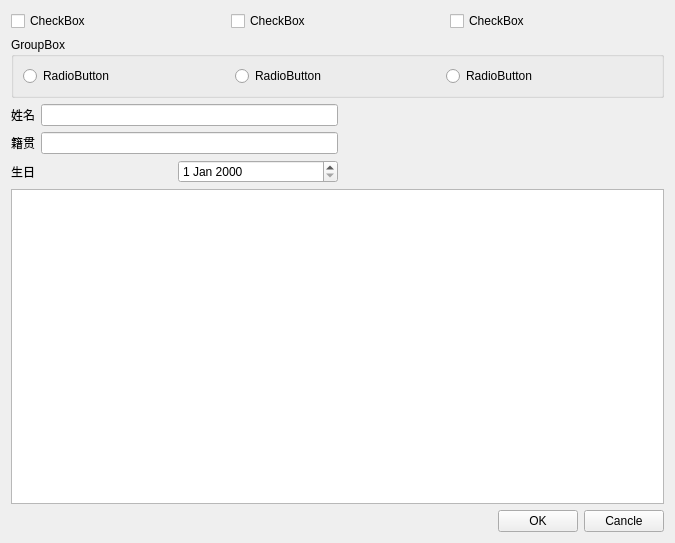
<?xml version="1.0" encoding="UTF-8"?>
<ui version="4.0">
 <class>Widget</class>
 <widget class="QWidget" name="Widget">
  <property name="geometry">
   <rect>
    <x>0</x>
    <y>0</y>
    <width>675</width>
    <height>543</height>
   </rect>
  </property>
  <property name="windowTitle">
   <string>Widget</string>
  </property>
  <layout class="QGridLayout" name="gridLayout">
   <item row="3" column="0">
    <widget class="QTextEdit" name="textEdit">
     <property name="minimumSize">
      <size>
       <width>200</width>
       <height>200</height>
      </size>
     </property>
     <property name="maximumSize">
      <size>
       <width>1200</width>
       <height>400</height>
      </size>
     </property>
    </widget>
   </item>
   <item row="0" column="0">
    <layout class="QHBoxLayout" name="horizontalLayout">
     <item>
      <widget class="QCheckBox" name="checkBox">
       <property name="text">
        <string>CheckBox</string>
       </property>
      </widget>
     </item>
     <item>
      <widget class="QCheckBox" name="checkBox_2">
       <property name="text">
        <string>CheckBox</string>
       </property>
      </widget>
     </item>
     <item>
      <widget class="QCheckBox" name="checkBox_3">
       <property name="text">
        <string>CheckBox</string>
       </property>
      </widget>
     </item>
    </layout>
   </item>
   <item row="1" column="0">
    <widget class="QGroupBox" name="groupBox">
     <property name="title">
      <string>GroupBox</string>
     </property>
     <layout class="QHBoxLayout" name="horizontalLayout_2">
      <item>
       <widget class="QRadioButton" name="radioButton">
        <property name="text">
         <string>RadioButton</string>
        </property>
       </widget>
      </item>
      <item>
       <widget class="QRadioButton" name="radioButton_2">
        <property name="text">
         <string>RadioButton</string>
        </property>
       </widget>
      </item>
      <item>
       <widget class="QRadioButton" name="radioButton_3">
        <property name="text">
         <string>RadioButton</string>
        </property>
       </widget>
      </item>
     </layout>
    </widget>
   </item>
   <item row="2" column="0">
    <layout class="QHBoxLayout" name="horizontalLayout_8">
     <item>
      <layout class="QVBoxLayout" name="verticalLayout">
       <item>
        <layout class="QHBoxLayout" name="horizontalLayout_3">
         <item>
          <widget class="QLabel" name="label">
           <property name="text">
            <string>姓名</string>
           </property>
          </widget>
         </item>
         <item>
          <widget class="QLineEdit" name="lineEdit"/>
         </item>
        </layout>
       </item>
       <item>
        <layout class="QHBoxLayout" name="horizontalLayout_4">
         <item>
          <widget class="QLabel" name="label_2">
           <property name="text">
            <string>籍贯</string>
           </property>
          </widget>
         </item>
         <item>
          <widget class="QLineEdit" name="lineEdit_2"/>
         </item>
        </layout>
       </item>
       <item>
        <layout class="QHBoxLayout" name="horizontalLayout_5">
         <item>
          <widget class="QLabel" name="label_3">
           <property name="text">
            <string>生日</string>
           </property>
          </widget>
         </item>
         <item>
          <widget class="QDateEdit" name="dateEdit"/>
         </item>
        </layout>
       </item>
      </layout>
     </item>
     <item>
      <spacer name="horizontalSpacer_2">
       <property name="orientation">
        <enum>Qt::Orientation::Horizontal</enum>
       </property>
       <property name="sizeHint" stdset="0">
        <size>
         <width>40</width>
         <height>20</height>
        </size>
       </property>
      </spacer>
     </item>
    </layout>
   </item>
   <item row="4" column="0">
    <layout class="QHBoxLayout" name="horizontalLayout_7">
     <item>
      <spacer name="horizontalSpacer">
       <property name="orientation">
        <enum>Qt::Orientation::Horizontal</enum>
       </property>
       <property name="sizeHint" stdset="0">
        <size>
         <width>40</width>
         <height>20</height>
        </size>
       </property>
      </spacer>
     </item>
     <item>
      <layout class="QHBoxLayout" name="horizontalLayout_6">
       <item>
        <widget class="QPushButton" name="pushButton">
         <property name="text">
          <string>OK</string>
         </property>
        </widget>
       </item>
       <item>
        <widget class="QPushButton" name="pushButton_2">
         <property name="text">
          <string>Cancle</string>
         </property>
        </widget>
       </item>
      </layout>
     </item>
    </layout>
   </item>
  </layout>
 </widget>
 <resources/>
 <connections/>
</ui>
